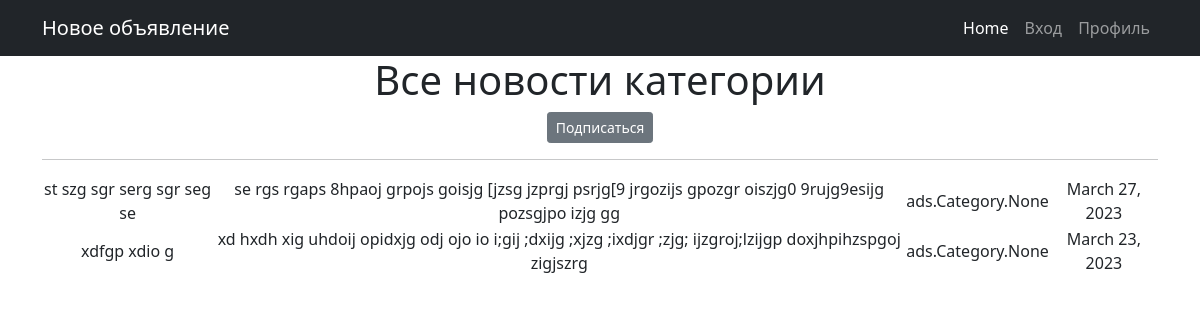
Before: /ads/categories/3 with the older database file.
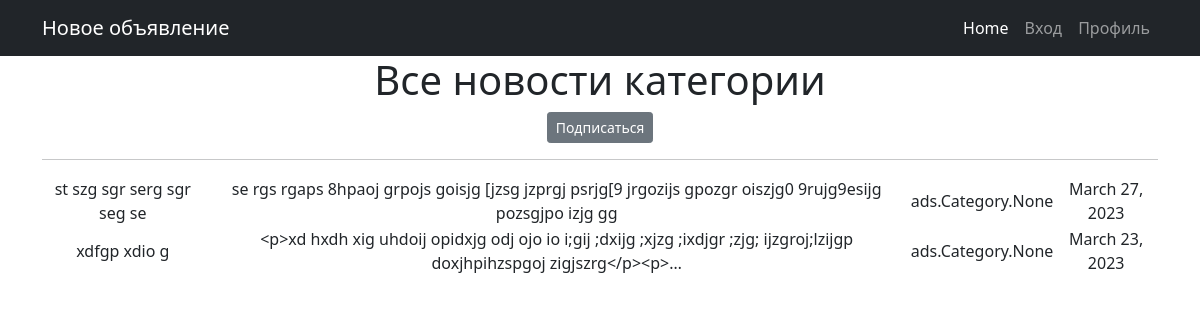
After: the same page with the newer database file.
### ads/models.py (models this page shows, shortened)
class Post(models.Model):
    author = models.ForeignKey(Author, on_delete=models.CASCADE)
    time_in = models.DateField(auto_now_add=True)
    category = models.ManyToManyField(Category, through = 'PostCategory')
    title = models.CharField(max_length=100)
    text = models.TextField()

### ads/views.py (the view)
# urls.py: path('categories/<int:pk>', CategoryListView.as_view(), name='category_list'),
class CategoryListView(ListView):
    model = Post
    template_name = 'ads/category_list.html'
    context_object_name = 'category_news_list'
    def get_queryset(self):
        self.category = get_object_or_404(Category, id=self.kwargs['pk'])
        queryset = Post.objects.filter(category=self.category).order_by("-time_in")
        return queryset
    def get_context_data(self, **kwargs):
        context = super().get_context_data(**kwargs)
        context['is_not_subscriber'] = self.request.user not in self.category.subscribers.all()
        context['category'] = self.category
        return context

### templates/ads/category_list.html (shortened to what this page needs)
{% extends 'flatpages/default.html' %}
{% load custom_tags %}
{% block content %}
   <h1>Все новости категории</h1>
   {% if is_not_subscriber %}
       <p class="text-center"><a href="{% url 'subscribe' category.id %}" class="btn btn-secondary btn-sm">Подписаться</a></p>
   {% endif %}
   <hr>
      <table>
         {% for ad in category_news_list %}
          <tr>
          <td>{{ ad.title }}</td>
          <td>{{ ad.text|truncatechars:120 }}</td>
          <td>{{ ad.category }}</td>
          <td>{{ ad.time_in }}</td>
          </tr>
          {% endfor %}
      </table>
{% endblock content %}

Changed rows visible on the page:
changed Post "xdfgp xdio g": text "xd hxdh xig uhdoij opidxjg odj ojo io i;gij ;dxijg ;xjzg ;ixdjgr ;zjg; ijzgroj;lzijgp doxjhpihzspgoj zigjszrg" → "<p>xd hxdh xig uhdoij opidxjg odj ojo io i;gij ;dxijg ;xjzg ;ixdjgr ;zjg; ijzgroj;lzijgp doxjhpihzspgoj zigjszrg</p><p>…"
